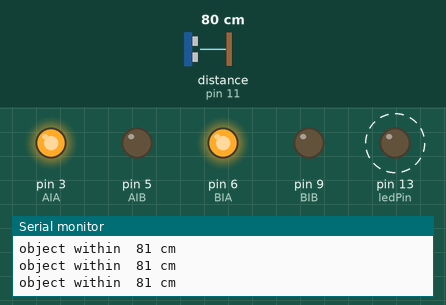
A sketch run on a simulated Arduino Uno, built with avr-gcc and run on an emulated ATmega328P. Shown: output pins drawn as LEDs (lit = HIGH), the last lines printed to the serial monitor. Dashed ring = blinking. Inputs (shaded band) come from the test bench; at power-on: distance to the obstacle (sensor on pin 11) 80 cm. The echo pulse lasts 58.3 µs per cm.

Above: at 1.27 s.
1.3 s: distance to the obstacle (sensor on pin 11) set to 54 cm
4.3 s: distance to the obstacle (sensor on pin 11) set to 45 cm
At 5.0 s:
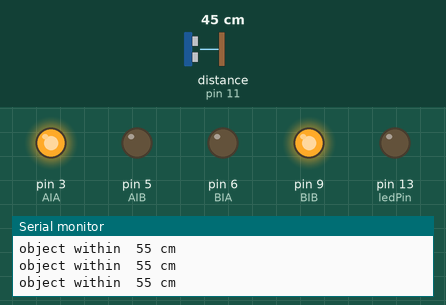
7.3 s: distance to the obstacle (sensor on pin 11) set to 32 cm
8.8 s: distance to the obstacle (sensor on pin 11) set to 27 cm
At 9.7 s:
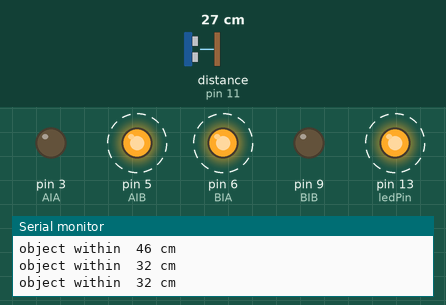
11.8 s: distance to the obstacle (sensor on pin 11) set to 17 cm
14.8 s: distance to the obstacle (sensor on pin 11) set to 14 cm
At 15.2 s:
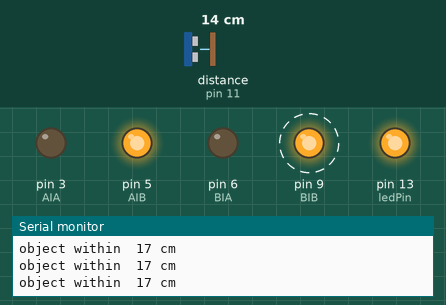
At 16.1 s:
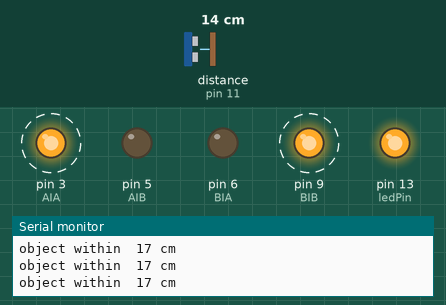
Timing chart, 0 to 18.8 s (numbered marks = the images above; inputs shaded):
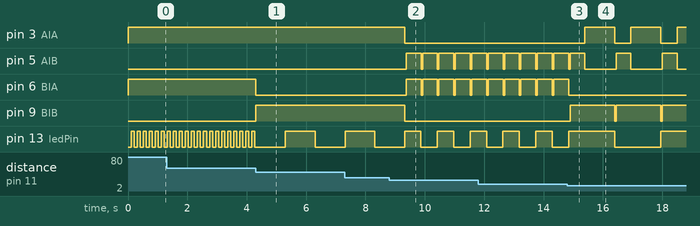

The sketch:

MakerRover.ino
```cpp
//   this sketch moves a robot vehicle forward,
//   using a 9110 motor driver chip and
//    sweeping a servo (connected to pin 9) back and forth
//    when the sensor detects an obstacle, the robot turns away and continues to move forward
//========================================


// ----------LIBRARIES--------------


#include <NewPing.h>

// --------CONSTANTS (won't change)---------------

#define TRIGGER_PIN  12  // Arduino pin tied to trigger pin on the ultrasonic sensor.
#define ECHO_PIN     11  // Arduino pin tied to echo pin on the ultrasonic sensor.
#define MAX_DISTANCE 200 // Maximum distance we want to ping for (in centimeters). Maximum sensor distance is rated at 400-500cm.
const long interval = 100;           // interval at which to blink (milliseconds)

NewPing sonar(TRIGGER_PIN, ECHO_PIN, MAX_DISTANCE); // NewPing setup of pins and maximum distance.


const int AIA = 3;                    // (pwm) pin 9 connected to pin A-IA   (left motor fwrd)
const int AIB = 5;                    // (pwm) pin 5 connected to pin A-IB   (left motor bkwd)
const int BIA = 6;                   // (pwm) pin 10 connected to pin B-IA  (right motor fwrd)
const int BIB = 9;                    // (pwm) pin 6 connected to pin B-IB   (right motor bkwd)
const int ledPin = 13;

byte speed = 255;                    // change this (0-255) to control the speed of the motors


//------------ VARIABLES (will change)---------------------


// Variables will change :
int ledState = LOW;             // ledState used to set the LED

// Generally, you should use "unsigned long" for variables that hold time
// The value will quickly become too large for an int to store
unsigned long previousMillis = 0;        // will store last time LED was updated


int Distance = 0;
int cm2crash; //integer which measures the distance away from an object

unsigned long currentMillis = 0;              // stores the value of millis() in each iteration of loop()


//========================================


void setup() {

Serial.begin(115200);
 Serial.println("Scan");  // so we know what sketch is running

  pinMode(TRIGGER_PIN, OUTPUT);   //  set up sensor pins
  pinMode(ECHO_PIN, INPUT);

  pinMode(AIA, OUTPUT); // set motor pins to output
  pinMode(AIB, OUTPUT);
  pinMode(BIA, OUTPUT);
  pinMode(BIB, OUTPUT);
  pinMode(ledPin, OUTPUT);

  digitalWrite(3, HIGH);                              //start both motors forward
  digitalWrite(4, HIGH);

}

//========================================
void loop() {                                          //Notice that none of the action happens in loop() apart from reading millis()
                                                      //   it just calls the functions that have the action code

  currentMillis = millis();                           // capture the latest value of millis()


  blinky();
  Scan();

}

//============Subroutines   ========================================


void forward()
{
  digitalWrite(AIA, HIGH);
  digitalWrite(AIB, LOW);
  digitalWrite(BIA, HIGH);
  digitalWrite(BIB, LOW);
}

void backward()
{
  digitalWrite(AIA, LOW);
  digitalWrite(AIB, HIGH);
  digitalWrite(BIA, LOW);
  digitalWrite(BIB, HIGH);
}

void rightSpin()
{
  digitalWrite(AIA, HIGH);
  digitalWrite(AIB, LOW);
  digitalWrite(BIA, LOW);
  digitalWrite(BIB, HIGH);
}

void leftSpin()
{
  digitalWrite(AIA, LOW);
  digitalWrite(AIB, HIGH);
  digitalWrite(BIA, HIGH);
  digitalWrite(BIB, LOW);
}

void rightSlide()
{
  digitalWrite(AIA, HIGH);
  digitalWrite(AIB, LOW);
  digitalWrite(BIA, LOW);
  digitalWrite(BIB, LOW);
}

void leftSlide()
{
  digitalWrite(AIA, LOW);
  digitalWrite(AIB, LOW);
  digitalWrite(BIA, HIGH);
  digitalWrite(BIB, LOW);
}

void fullStop()
{
  digitalWrite(AIA, LOW);
  digitalWrite(AIB, LOW);
  digitalWrite(BIA, LOW);
  digitalWrite(BIB, LOW);
}
void blinky()
{
   // here is where you'd put code that needs to be running all the time.

  // check to see if it's time to blink the LED; that is, if the
  // difference between the current time and last time you blinked
  // the LED is bigger than the interval at which you want to
  // blink the LED.
  unsigned long currentMillis = millis();

  if (currentMillis - previousMillis >= interval) {
    // save the last time you blinked the LED
    previousMillis = currentMillis;

    // if the LED is off turn it on and vice-versa:
    if (ledState == LOW) {
      ledState = HIGH;
    } else {
      ledState = LOW;
    }

    // set the LED with the ledState of the variable:
    digitalWrite(ledPin, ledState);
  }
}

void Scan() {
 Serial.print("object within  ");                         //output to monitor for debugging
    Serial.print (Distance);
    Serial.println (" cm ");

    Distance = sonar.ping_cm();                                //  ping
    if (1 < Distance && Distance <=15) //if the sensor senses something between 1cm and 15cm ... very close to object - reverse
    {

      fullStop();
      delay(50);
      backward();
      delay(500);
      rightSpin();
      delay(1000);


   }
    else if (15 < Distance && Distance <30) //moderately close to object - tight turn left
{

      fullStop();
      delay(50);
      leftSpin();
      delay(500);
}
else if (Distance >= 30 && Distance < 50) //far from object - slow turn left

  {

      rightSpin();
      delay(1000);
  }

else // cruise
  {

      forward();


  }

  }


//========================================END
```

Measured:
- the behaviour switches between 49 and 48 cm on distance to the obstacle (sensor on pin 11) (found by bisection; images 0 and 1)
- the behaviour switches between 30 and 29 cm on distance to the obstacle (sensor on pin 11) (found by bisection; images 1 and 2)
- the behaviour switches between 16 and 15 cm on distance to the obstacle (sensor on pin 11) (found by bisection; images 2 and 3)
- after the input at 4.3 s, pin 6 (BIA): HIGH → LOW at once; pin 9 (BIB): LOW → HIGH at once
- after the input at 8.8 s, pin 3 (AIA), pin 9 (BIB): HIGH → LOW after 0.52 s; pin 5 (AIB), pin 6 (BIA): alternates HIGH for 0.50 s and LOW for 0.05 s, starting after 0.57 s
- after the input at 14.8 s, pin 3 (AIA): alternates HIGH for 1.0 s and LOW for 0.55 s, starting after 0.59 s; pin 6 (BIA): goes on until 14.8 s, then stays LOW; pin 9 (BIB): alternates HIGH for 1.5 s and LOW for 0.05 s, starting after 0.09 s
